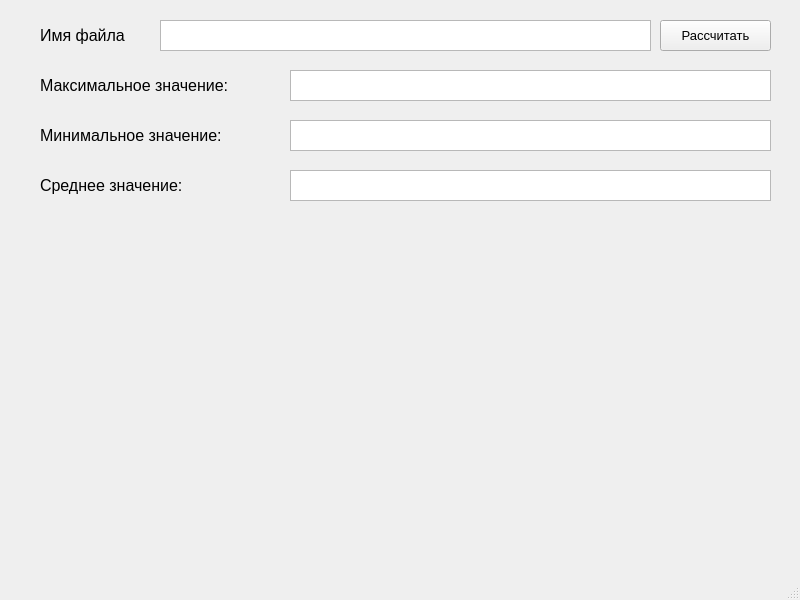
<?xml version="1.0" encoding="UTF-8"?>
<ui version="4.0">
 <class>MainWindow</class>
 <widget class="QMainWindow" name="MainWindow">
  <property name="geometry">
   <rect>
    <x>0</x>
    <y>0</y>
    <width>800</width>
    <height>600</height>
   </rect>
  </property>
  <property name="font">
   <font>
    <pointsize>12</pointsize>
   </font>
  </property>
  <property name="windowTitle">
   <string>MainWindow</string>
  </property>
  <widget class="QWidget" name="centralwidget">
   <widget class="QLabel" name="label">
    <property name="geometry">
     <rect>
      <x>40</x>
      <y>20</y>
      <width>101</width>
      <height>31</height>
     </rect>
    </property>
    <property name="text">
     <string>Имя файла</string>
    </property>
   </widget>
   <widget class="QLabel" name="label_2">
    <property name="geometry">
     <rect>
      <x>40</x>
      <y>70</y>
      <width>241</width>
      <height>31</height>
     </rect>
    </property>
    <property name="text">
     <string>Максимальное значение:</string>
    </property>
   </widget>
   <widget class="QLabel" name="label_3">
    <property name="geometry">
     <rect>
      <x>40</x>
      <y>120</y>
      <width>241</width>
      <height>31</height>
     </rect>
    </property>
    <property name="text">
     <string>Минимальное значение:</string>
    </property>
   </widget>
   <widget class="QLabel" name="label_4">
    <property name="geometry">
     <rect>
      <x>40</x>
      <y>170</y>
      <width>241</width>
      <height>31</height>
     </rect>
    </property>
    <property name="text">
     <string>Среднее значение:</string>
    </property>
   </widget>
   <widget class="QLabel" name="label_file">
    <property name="geometry">
     <rect>
      <x>40</x>
      <y>270</y>
      <width>711</width>
      <height>31</height>
     </rect>
    </property>
    <property name="text">
     <string/>
    </property>
   </widget>
   <widget class="QPlainTextEdit" name="plainTextEdit_File">
    <property name="geometry">
     <rect>
      <x>160</x>
      <y>20</y>
      <width>491</width>
      <height>31</height>
     </rect>
    </property>
   </widget>
   <widget class="QPlainTextEdit" name="plainTextEdit_max">
    <property name="geometry">
     <rect>
      <x>290</x>
      <y>70</y>
      <width>481</width>
      <height>31</height>
     </rect>
    </property>
   </widget>
   <widget class="QPlainTextEdit" name="plainTextEdit_min">
    <property name="geometry">
     <rect>
      <x>290</x>
      <y>120</y>
      <width>481</width>
      <height>31</height>
     </rect>
    </property>
   </widget>
   <widget class="QPlainTextEdit" name="plainTextEdit_middle">
    <property name="geometry">
     <rect>
      <x>290</x>
      <y>170</y>
      <width>481</width>
      <height>31</height>
     </rect>
    </property>
   </widget>
   <widget class="QPushButton" name="pushButton">
    <property name="geometry">
     <rect>
      <x>660</x>
      <y>20</y>
      <width>111</width>
      <height>31</height>
     </rect>
    </property>
    <property name="font">
     <font>
      <pointsize>10</pointsize>
     </font>
    </property>
    <property name="text">
     <string>Рассчитать</string>
    </property>
   </widget>
  </widget>
  <widget class="QMenuBar" name="menubar">
   <property name="geometry">
    <rect>
     <x>0</x>
     <y>0</y>
     <width>800</width>
     <height>34</height>
    </rect>
   </property>
  </widget>
  <widget class="QStatusBar" name="statusbar"/>
 </widget>
 <resources/>
 <connections/>
</ui>
